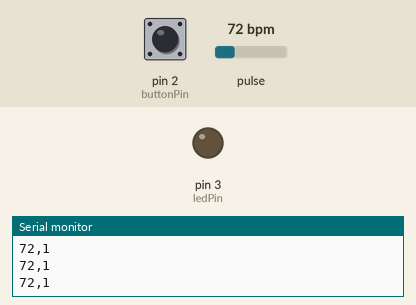
This sketch was run on a simulated Arduino Uno, built with avr-gcc and run on an emulated ATmega328P. Parts: output pins drawn as LEDs (lit = HIGH), the last lines printed to the serial monitor. Dashed ring = blinking. The inputs (shaded band) are chosen by the test bench; at power-on: pin 2 (buttonPin) HIGH, pulse 72 bpm.

Above: at 1.2 s.
1.3 s: pin 2 (buttonPin) pulled LOW for 1 s
At 1.55 s:
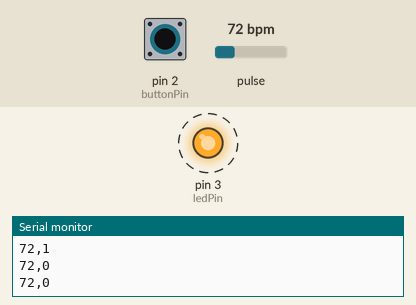
4.3 s: pin 2 (buttonPin) pulled LOW for 3.2 s
At 8.1 s:
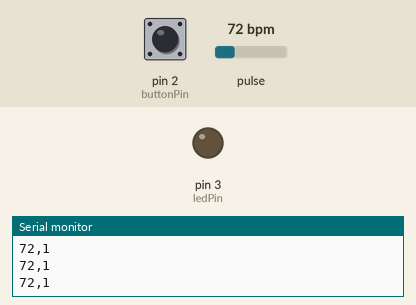
Timing chart, 0 to 9.6 s (numbered marks = the images above; inputs shaded):
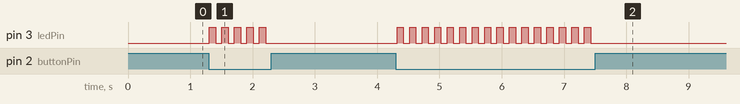

The sketch:

PAS-Projeto-1.ino
```cpp
#include <PulseSensorPlayground.h>

// Definição dos pinos
const int pulsePin = A0;   // Pino do sensor de batimento cardíaco
const int buttonPin = 2;   // Pino do botão
const int ledPin = 3;      // Pino da saída para o LED

PulseSensorPlayground pulseSensor;

// Variáveis
int pulseValue = 0;        // Valor lido do sensor de batimento cardíaco
int buttonState = 0;       // Estado do botão

void setup() {
  // Inicializa a comunicação serial
  Serial.begin(9600);

  // Configura os pinos
  pinMode(buttonPin, INPUT_PULLUP); // Usa o resistor pull-up interno do Arduino
  pinMode(ledPin, OUTPUT);          // Configura o pino do LED como saída
  pulseSensor.analogInput(pulsePin);
  pulseSensor.setThreshold(550);    // Ajuste este valor conforme necessário

  if (pulseSensor.begin()) {
    Serial.println("PulseSensor iniciado com sucesso.");
  } else {
    Serial.println("Falha ao iniciar o PulseSensor.");
  }
}

void loop() {
  // Lê o valor do sensor de batimento cardíaco
  int myBPM = pulseSensor.getBeatsPerMinute();

  // Verifica se há uma batida detectada
  bool pulseDetected = pulseSensor.sawStartOfBeat();

  // Lê o estado do botão
  buttonState = digitalRead(buttonPin);

  // Envia os dados via serial no formato: "pulseValue,buttonState"
  Serial.print(myBPM);
  Serial.print(",");
  Serial.println(buttonState);

  // Pisca o LED quando o botão é pressionado
  if (buttonState == LOW) {
    digitalWrite(ledPin, HIGH); // Liga o LED
    delay(100);                 // Aguarda 100 ms
    digitalWrite(ledPin, LOW);  // Desliga o LED
  }

  // Pequena pausa para estabilidade da leitura
  delay(100);
}
```

Measured:
- after the input at 1.3 s, pin 3 (ledPin): alternates HIGH for 0.10 s and LOW for 0.10 s, 10 changes in all, then stays LOW, starting at once
- after the input at 4.3 s, pin 3 (ledPin): alternates HIGH for 0.10 s and LOW for 0.10 s, 32 changes in all, then stays LOW, starting at once
